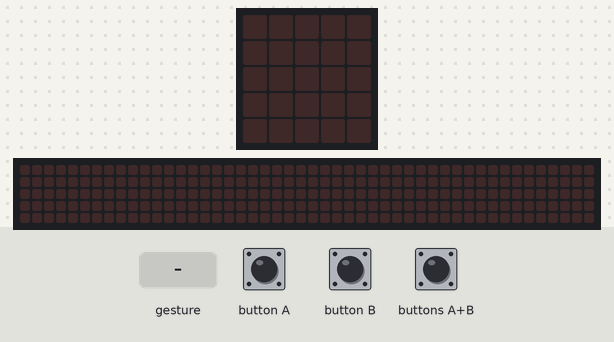
A program run on a simulated BBC micro:bit (MakeCode). Shown: the board's 5×5 LED display, a strip that is not on the board, showing the scrolling text unrolled. The inputs (shaded band) are chosen by the test bench. Random numbers come from a fixed seed; a tilt is held for 1.5 s and a shake lasts 1 s, then the board lies face up again; the 48×5 strip is a reading aid, not a part: it shows the text the display is scrolling, unrolled, one strip-width of it at a time.

Above: at 1.2 s.
1.3 s: button A pressed for 0.15 s
At 2.4 s:
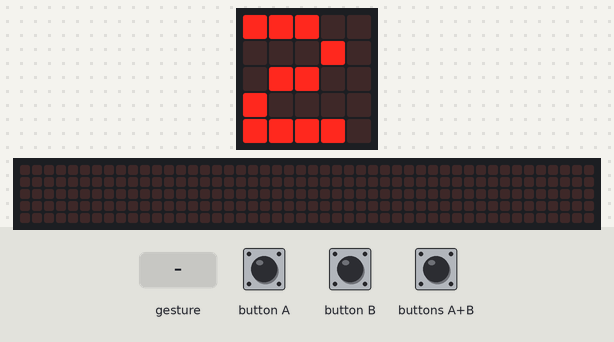
4.4 s: button B pressed for 0.15 s
At 6.12 s:
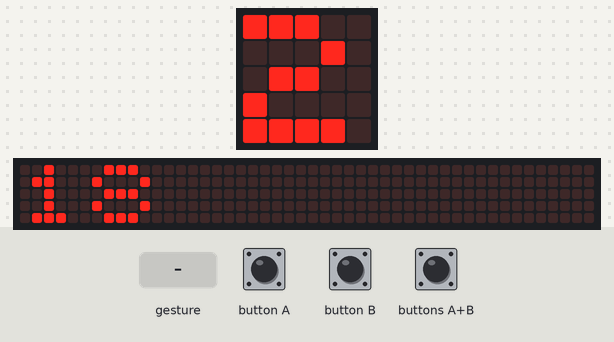
7.5 s: buttons A+B pressed for 0.15 s
At 9.2 s:
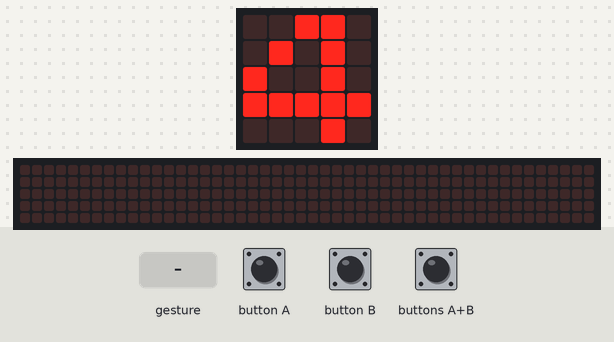
10.6 s: gesture 'shake'
At 13.0 s:
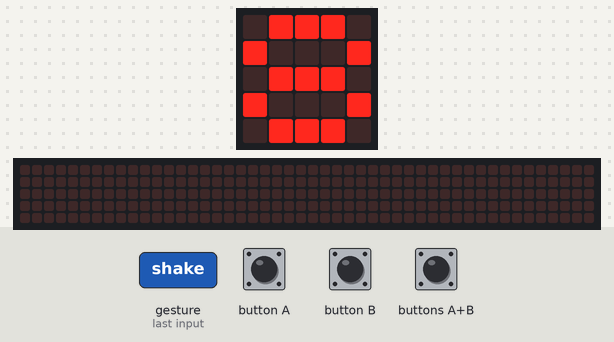
13.2 s: button A pressed for 0.15 s
At 14.7 s:
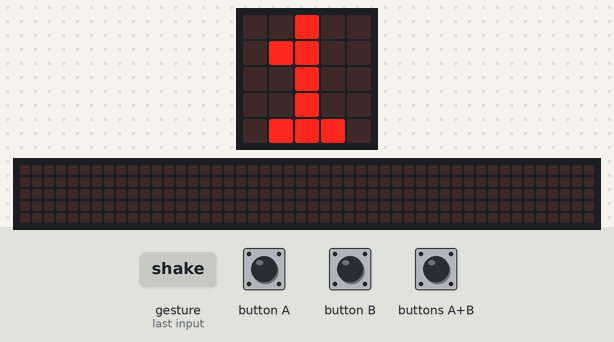
16.3 s: buttons A+B pressed for 1 s
At 19.8 s:
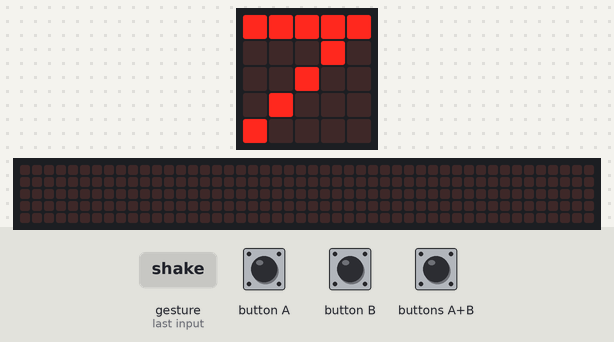
Timing chart, 0 to 21.3 s (numbered marks = the images above; inputs shaded):
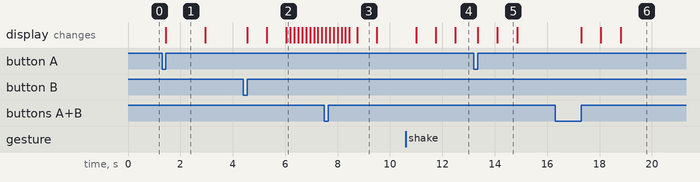

Measured:
- after the input at 1.3 s, the display: changes after 0.15 s (image 1)
- after the input at 4.4 s, the display: first changes after 0.15 s (image 2 shows a later state)
- after the input at 10.6 s, the display: first changes after 0.40 s (image 4 shows a later state)
- after the input at 13.2 s, the display: first changes after 0.15 s (image 5 shows a later state)
- after the input at 16.3 s, the display: first changes after 1.0 s (image 6 shows a later state)
- what the display in image 1 shows lasts 1.5 s, from 1.5 s to 3.0 s
- what the display in image 3 shows lasts 0.7 s, from 8.8 s to 9.5 s

The program:

main.ts
```typescript
let variable2 = 0
let variable1 = 0
input.onButtonPressed(Button.A, function () {
    variable2 = 2
    basic.showNumber(variable2)
    variable1 = randint(0, 10)
    basic.showNumber(variable1)
    basic.showNumber(variable1 * variable2)
})
input.onGesture(Gesture.Shake, function () {
    variable2 = 5
    basic.showNumber(variable2)
    variable2 = randint(0, 10)
    basic.showNumber(variable1)
    basic.showNumber(variable1 * variable2)
})
input.onButtonPressed(Button.AB, function () {
    variable2 = 4
    basic.showNumber(variable2)
    variable2 = randint(0, 10)
    basic.showNumber(variable1)
    basic.showNumber(variable1 * variable2)
})
input.onButtonPressed(Button.B, function () {
    variable2 = 3
    basic.showNumber(variable2)
    variable2 = randint(0, 10)
    basic.showNumber(variable1)
    basic.showNumber(variable1 * variable2)
})
```

test.ts
```typescript
// aquí va el archivo "tests"; esto no se compilará cuando este paquete se utilice como una extensión.
```
